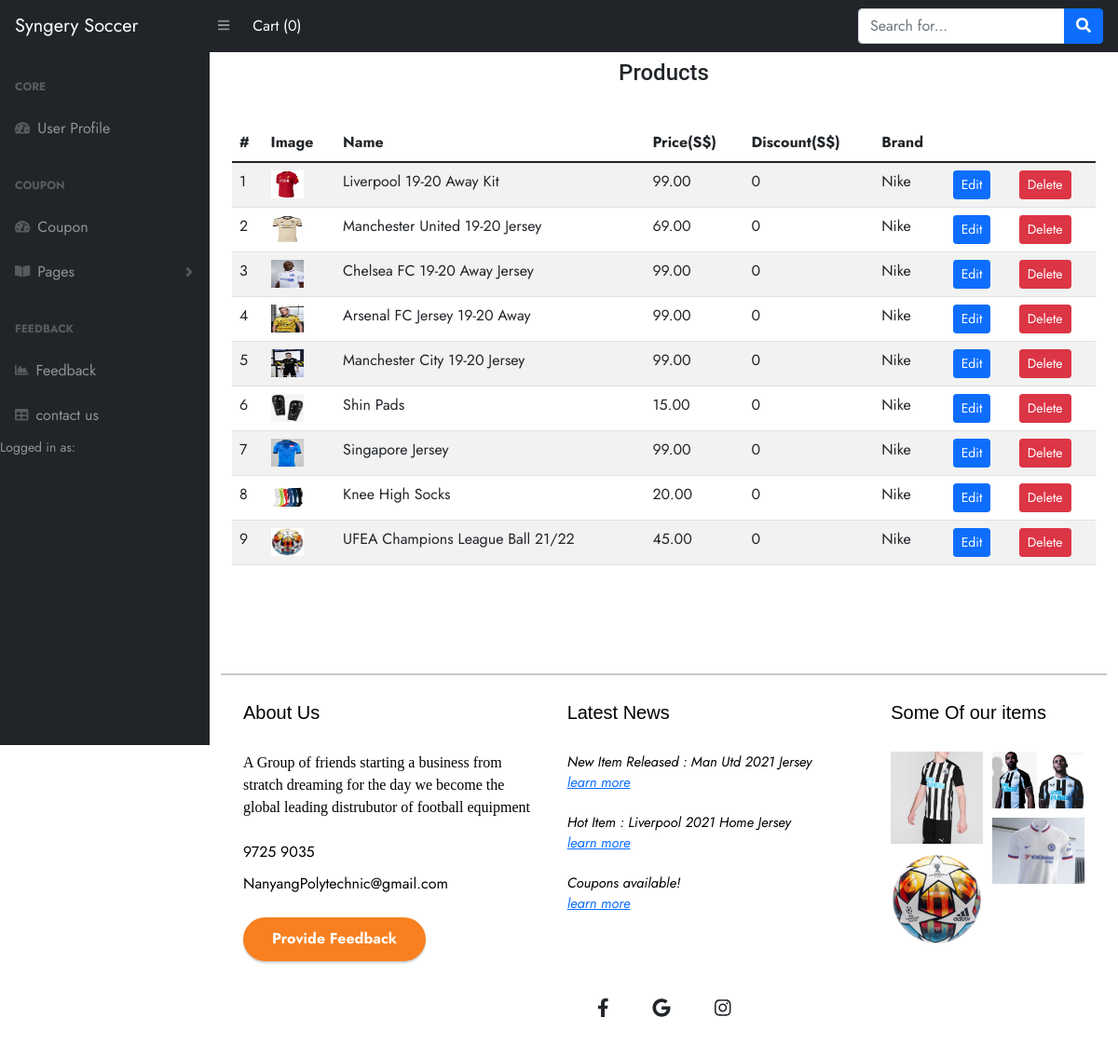
The page /admin on the database its author committed.
### __init__.py (models this page shows, shortened)
class Addproduct(db.Model):
    __seachbale__ = ['name','desc']
    id = db.Column(db.Integer, primary_key=True)
    name = db.Column(db.String(80), nullable=False)
    price = db.Column(db.Numeric(10,2), nullable=False)
    discount = db.Column(db.Integer, default=0)
    stock = db.Column(db.Integer, nullable=False)
    colors = db.Column(db.Text, nullable=False)
    desc = db.Column(db.Text, nullable=False)
    pub_date = db.Column(db.DateTime, nullable=False,default=datetime.utcnow)
    category_id = db.Column(db.Integer, db.ForeignKey('category.id'),nullable=False)
    category = db.relationship('Category',backref=db.backref('categories', lazy=True))
    brand_id = db.Column(db.Integer, db.ForeignKey('brand.id'),nullable=False)
    brand = db.relationship('Brand',backref=db.backref('brands', lazy=True))
    image_1 = db.Column(db.String(150), nullable=False, default='image1.jpg')
    image_2 = db.Column(db.String(150), nullable=False, default='image2.jpg')
    image_3 = db.Column(db.String(150), nullable=False, default='image3.jpg')

class Brand(db.Model):
    id = db.Column(db.Integer, primary_key=True)
    name = db.Column(db.String(30), unique=True, nullable=False)

### __init__.py (the view)
@app.route('/admin')
def admin():
    products = Addproduct.query.all()
    return render_template('admin/index.html', title='Admin page',products=products)

### template/admin/index.html (shortened to what this page needs)
{% extends 'base.html' %}
{% block content %}
<div class="container">
    <h3 class="text-center p-2 h4">Products</h3>
    <br>
    <table class="table table-striped table-hover">
        <thead>
            <th>#</th>
            <th>Image</th>
            <th>Name</th>
            <th>Price(S$)</th>
            <th>Discount(S$)</th>
            <th>Brand</th>
        </thead>
        <tbody>
          {% for product in products %}
          <tr>
            <td>{{loop.index}}</td>
            <td> <img src="{{url_for('static',filename='images/' + product.image_1)}}" alt="{{product.name}}" width="35" height="30"></td>
            <td>{{ product.name }}</td>
            <td>{{ product.price }}</td>
            <td>{{ product.discount }}</td>
            <td style="text-transform: capitalize;">{{ product.brand.name}}</td>
            <td> <a href="{{url_for('updateproduct', id=product.id)}}" class="btn btn-sm btn-primary">Edit </a> </td>
            <td><button type="button" class="btn btn-sm btn-danger" data-bs-toggle="modal" data-bs-target="#exampleModal-{{product.id}}">
              Delete
            </button></td>
          </tr>
          {% endfor %}
        </tbody>
    </table>
</div>
{% endblock content %}

### static/css/test.css (style rules this page uses)
* { margin: 0; padding: 0; box-sizing: border-box; list-style: none; font-family: 'Jost', sans-serif; }

### rows shown on the page
Addproduct: image_1 (picture), name "Liverpool 19-20 Away Kit", price "99.00", discount "0", brand.name "Nike"
Addproduct: image_1 (picture), name "Manchester United 19-20 Jersey", price "69.00", discount "0", brand.name "Nike"
Addproduct: image_1 (picture), name "Chelsea FC 19-20 Away Jersey", price "99.00", discount "0", brand.name "Nike"
Addproduct: image_1 (picture), name "Arsenal FC Jersey 19-20 Away", price "99.00", discount "0", brand.name "Nike"
Addproduct: image_1 (picture), name "Manchester City 19-20 Jersey", price "99.00", discount "0", brand.name "Nike"
Addproduct: image_1 (picture), name "Shin Pads", price "15.00", discount "0", brand.name "Nike"
Addproduct: image_1 (picture), name "Singapore Jersey", price "99.00", discount "0", brand.name "Nike"
Addproduct: image_1 (picture), name "Knee High Socks", price "20.00", discount "0", brand.name "Nike"
Addproduct: image_1 (picture), name "UFEA Champions League Ball 21/22", price "45.00", discount "0", brand.name "Nike"

### other values the page prints
{{ session['Shoppingcart']|length }} "0"
